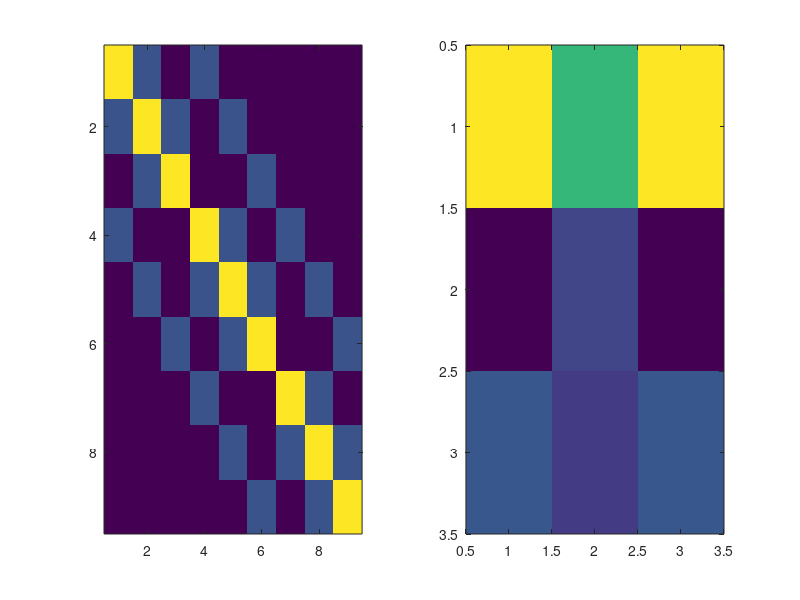

MATLAB code for this plot:
%% MAIN FUNCTION


function main()


pause

% User parameters
plot_on = 1;
%Switch for plotting

max_iterations = 100;  %Number of iterations, int

L = 1.0;                %Length, float
H = 0.5;                %Height, float
Nx = 3;                 %Gridsize x, int
Ny = 3;                 %Gridsize y, int

Sp = -2;                % Source term: Tp(a_p-Sp/Tp)
Sb = 0;                 % Source term 

k=@(x,y) 5*(1+x/L*100); %Thermal conductivity, function handle

% Define system

% Make initial guess
Temperature_vector = rand(Nx*Ny,1);  
% Initialize grid
[gridx,gridy]=generate_grid(L,H,Nx,Ny);
% Build load vector
load_vector=zeros(Nx*Ny,1);
load_vector(1)=10;
load_vector(4)=10;
load_vector(7)=10;

% Build mass matrix
Mass_matrix = zeros(Nx*Ny);
Mass_matrix = Assemble_matrix(Mass_matrix,Temperature_vector,Nx,Ny);
Test_stability(Mass_matrix)
% Solve system
disp(Mass_matrix\load_vector)
for step = 1:max_iterations;
    Temperature_vector=Gauss_Siedel_Step(Mass_matrix,load_vector,Temperature_vector);
end
disp(Temperature_vector)
% Visualize system

if plot_on == 1
    subplot(1,2,1)
    imagesc(Mass_matrix);
    subplot(1,2,2)
    plot_field_1d(Temperature_vector,Nx,Ny)
end


end


%% Grid functions
function [gridx,gridy] = generate_grid(L,H,Nx,Ny)
%[gridx,gridy] = generate_grid(L,H)
    % GENERATE A GRID
    % TODO:
    % This is probably VERY buggy!
    % ?Make nonlinear grid
    
    cell_lengthx = L/Nx;
    cell_lengthy = H/Ny;
    
    
    %Center positions
    centerx=linspace(cell_lengthx/2,L-cell_lengthx/2,Nx)';
    centery=linspace(cell_lengthy/2,H-cell_lengthy/2,Ny)';
    % Cell sizes
    lengthx=ones(Nx,1)*cell_lengthx;
    lengthy=ones(Ny,1)*cell_lengthy;
    % Final grids
    gridx=[centerx,lengthx];
    gridy=[centery,lengthy];
end

function [x,y]= position(cell_x,cell_y,compass,gridx,gridy)
% [x,y]=POSITION(cell,compass,gridx,gridy)
    % Function to get position of point
    % Working
    %
    % x         float               Position x in grid 
    % y         float               Position y
    %
    % cell      integer             Cell index
    % compass   P,N,E,S,W,n,e,s,w   Point in cell
    % gridx     [Nx*2]              [cell1_center_x, cell1_length_x; cell2_center_x ...]
    % gridy     -||-                [cell1_center_y, cell1_length_y; cell2_center_y ...]
    
    assert(ischar(compass),'compass is not a string')
    
    x = gridx(cell_x,1);
    y = gridy(cell_y,1);    
    if strcmp(compass, 'P')
        
    elseif strcmp(compass, 'n')
        y = y+gridy(cell_y,2)/2;
    elseif strcmp(compass, 'e')
        x = x+gridx(cell_x,2)/2;
    elseif strcmp(compass, 's')
        y = y-gridy(cell_y,2)/2;
    elseif strcmp(compass, 'w')
        x = x-gridx(cell_x,2)/2;
    elseif strcmp(compass, 'N')
        y = y+gridy(cell_y,2);
    elseif strcmp(compass, 'E')
        x = x+gridx(cell_x,2);
    elseif strcmp(compass, 'S')
        y = y-gridy(cell_y,2);
    elseif strcmp(compass, 'W')
        x = x-gridx(cell_x,2);
    else 
        x = NaN;
        y = NaN;
        error('Non valid compass direction')
    end
end

function [length]=delta(cell_x,cell_y,compass1,compass2,gridx,gridy)
    [x1,y1] = position(cell_x,cell_y,compass1,gridx,gridy);
    [x2,y2] = position(cell_x,cell_y,compass2,gridx,gridy);
    dx=x1-x2;
    dy=y1-y2;
    length=sqrt(dx.^2+dy.^2);
end

%% Assembly functions

function [M]=Assemble_matrix(M,T,Nx,Ny)
for i = 1:Nx*Ny
    % Setting mass matrix
    M(i,i)=a_P(i);
    if i <= Nx*(Ny-1) %Not North edge
        M(i,i+Nx)=a_N(i);
    end
    
    if mod(i,Nx)~= 0 %Not East edge
        M(i,i+1)=a_E(i);
    end
    
    if mod(i,Nx)~= 1 %Not West edge
        M(i,i-1)=a_W(i);
    end
    
    if i > Nx %Not South edge
        M(i,i-Nx)=a_S();
    end
end
end

function [i]=index_1d(x,y,Nx,~)
% [i]=index_1d(x,y,Nx,~)
    % Get the 1D-index from the x- and y-index
%     assert(isinteger(x))
%     assert(isinteger(y))
%     assert(isinteger(Nx))
    i=(y-1)*Nx+x;
end

function [x,y]=index_2d(i,Nx,~)
% [x,y]=index_2d(i,Nx,~)
    % Get the 2D-index from the i-index.
%     assert(isinteger(i))
%     assert(isinteger(Nx))
%     
    x=mod(i,Nx);
    if x==0
        x=Nx;
    end
    y=(i-x)/Nx+1;
end

function [a]=a_P(i)

a=4;
end

function [a]=a_N(i)

a=1;
end

function [a]=a_E(i)

a=1;
end

function [a]=a_S(i)

a=1;
end

function [a]=a_W(i)

a=1;
end

function [b]=b_bulk(i)

b=1;
end

function [b]=b_N(i)

b=1;
end

function [b]=b_E(i)

b=1;
end

function [b]=b_S(i)

b=1;
end

function [b]=b_W(i)

b=1;
end

%% Gauss-Siedel solver

function [T]=Gauss_Siedel_Step(A,b,T)
    assert(length(b)==length(T))
    N=length(b);
    for i = 1:N
        sigma=0;
        for j= 1:N
            if j~=i
                sigma = sigma + A(i,j).*T(j);
            end
        end
        T(i)=1./A(i,i).*(b(i)-sigma);
    end
end

function Test_stability(M)
    %Test if positive definite
    V=eig(M);
    positive_definite=1;
    for i = 1:length(V)
        if V(i)<0
            positive_definite=0;
        end
    end
    %Test if diagonally dominant
    [r,~]=size(M);
    diagonally_dominant=1;
    for i= 1:r
        Msum=sum(abs(M(i,:)));
        if abs(M(i,i))<=Msum-abs(M(i,i))
            diagonally_dominant=0;
        end
    end
    if positive_definite==0 && diagonally_dominant==0
       warning('Matrix is neither positive definite nor diagonally dominant') 
    end
end
%% Plotting functions

function [map]=field_2_2d(field,Nx,Ny)
    assert(length(field)==Nx*Ny);
    map=zeros(Nx,Ny);
    for i = 1:length(field)
       [x,y]=index_2d(i,Nx);
       map(x,y)=field(i);
    end
end

function plot_field_1d(field,Nx,Ny)
    map = field_2_2d(field,Nx,Ny);
    imagesc(map)
end
